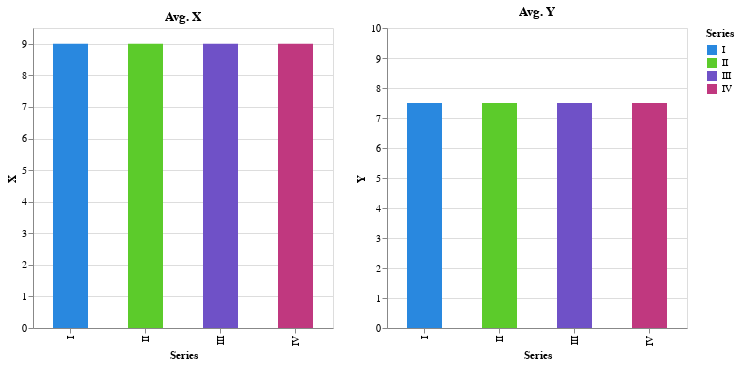

The notebook cell this image was saved under:
### Code cell
domain = ['I', 'II', 'III', 'IV']

avg_x = alt.Chart(anscombe_means, width=300, title='Avg. X') \
           .mark_bar(size=35) \
           .encode(x=alt.X('Series:N'),
                   y=alt.Y('X', scale=alt.Scale(domain=(0, 9.5))),
                   color=alt.Color('Series', scale=alt.Scale(domain=domain,
                                                             range=color_list)),)

avg_y = alt.Chart(anscombe_means, width=300, title='Avg. Y') \
           .mark_bar(size=35) \
           .encode(x=alt.X('Series:N'),
                   y=alt.Y('Y', scale=alt.Scale(domain=(0, 10))),
                   color=alt.Color('Series', scale=alt.Scale(domain=domain,
                                                             range=color_list)),)

avg_x | avg_y

### Figure 1 — Vega-Lite specification as saved in the notebook (floating-point values rounded to 4 significant figures)
{"$schema": "https://vega.github.io/schema/vega-lite/v2.6.0.json", "config": {"view": {"height": 300, "width": 400}}, "datasets": {"data-1e5dc1d621d6ffeb33c5864a8ff44175": [{"Series": "I", "X": 9, "Y": 7.5}, {"Series": "II", "X": 9, "Y": 7.501}, {"Series": "III", "X": 9, "Y": 7.5}, {"Series": "IV", "X": 9, "Y": 7.501}]}, "hconcat": [{"data": {"name": "data-1e5dc1d621d6ffeb33c5864a8ff44175"}, "encoding": {"color": {"field": "Series", "scale": {"domain": ["I", "II", "III", "IV"], "range": ["#2988DF", "#5CCB2B", "#6F51C7", "#C0387F"]}, "type": "nominal"}, "x": {"field": "Series", "type": "nominal"}, "y": {"field": "X", "scale": {"domain": [0, 9.5]}, "type": "quantitative"}}, "mark": {"size": 35, "type": "bar"}, "title": "Avg. X", "width": 300}, {"data": {"name": "data-1e5dc1d621d6ffeb33c5864a8ff44175"}, "encoding": {"color": {"field": "Series", "scale": {"domain": ["I", "II", "III", "IV"], "range": ["#2988DF", "#5CCB2B", "#6F51C7", "#C0387F"]}, "type": "nominal"}, "x": {"field": "Series", "type": "nominal"}, "y": {"field": "Y", "scale": {"domain": [0, 10]}, "type": "quantitative"}}, "mark": {"size": 35, "type": "bar"}, "title": "Avg. Y", "width": 300}]}
